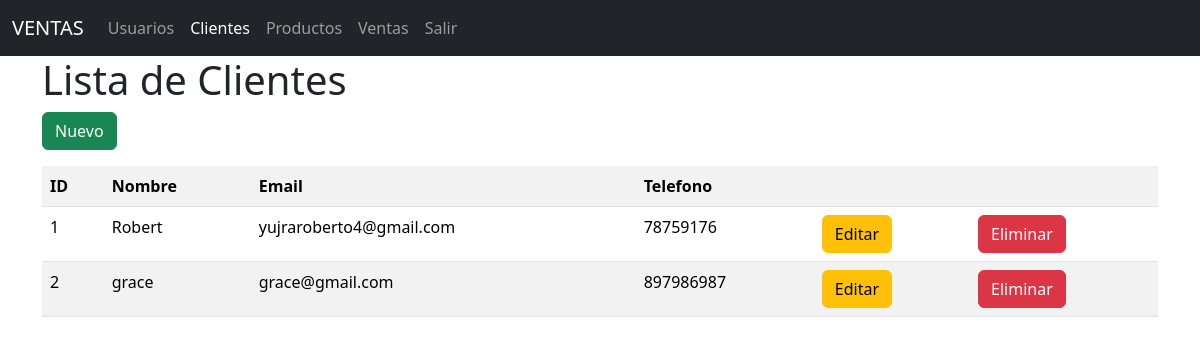
/clientes/, run on the app's committed database.
### models/cliente_model.py (models this page shows, shortened)
class Cliente(db.Model):
    __tablename__ = "clientes"
    id = db.Column(db.Integer,primary_key=True)
    nombre = db.Column(db.String(80),nullable=False)
    email = db.Column(db.String(100),nullable=False)
    telefono = db.Column(db.String(20),nullable=False)
    ventas = db.relationship('Venta',back_populates='cliente')
    @staticmethod
    def get_all():
        return Cliente.query.all()

### controllers/cliente_controller.py (the view)
@cliente_bp.route("/")
def index():
    clientes = Cliente.get_all()
    return cliente_view.list(clientes)

### run.py (called while the page is built)
@app.context_processor
def inject_active_path():
    def is_active(path):
        return 'active' if request.path == path else ''
    return(dict(is_active = is_active))

### views/cliente_view.py (called while the page is built)
def list(clientes):
    return render_template('clientes/index.html', clientes = clientes)

### templates/clientes/index.html (shortened to what this page needs)
{% extends 'base.html' %}
{%  block content %}
<h1>Lista de Clientes</h1>
<a href="{{ url_for('cliente.create') }}" class="btn btn-success mb-3">Nuevo</a>
<table class="table table-striped">
    <tr>
        <th>ID</th>
        <th>Nombre</th>
        <th>Email</th>
        <th>Telefono</th>
        <th></th>
        <th></th>
    </tr>
    {% for item in clientes %}
    <tr>
        <td>{{item.id}}</td>
        <td>{{item.nombre}}</td>
        <td>{{item.email}}</td>
        <td>{{item.telefono}}</td>
        <td>
            <a href="{{ url_for('cliente.edit',id=item.id) }}" class="btn btn-warning">Editar</a>
        </td>
        <td>
            <a href="{{ url_for('cliente.delete',id=item.id) }}" class="btn btn-danger">Eliminar</a>
        </td>
    </tr>
    {% endfor %}
</table>
{%  endblock %}

### data on the page
Cliente: id "1", nombre "Robert", email "yujraroberto4@gmail.com", telefono "78759176"
Cliente: id "2", nombre "grace", email "grace@gmail.com", telefono "897986987"
